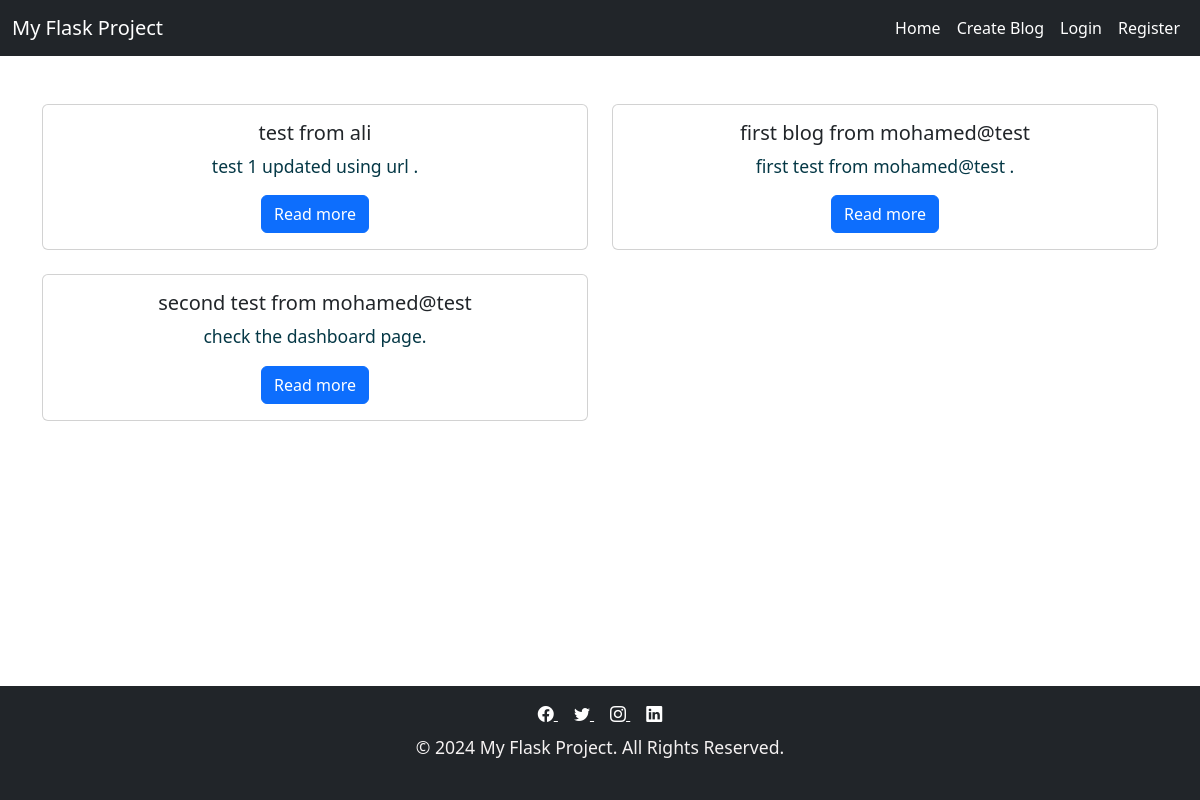
/posts/, run on the app's committed database.
### tables this page shows
CREATE TABLE "posts" (
	"id"	INTEGER,
	"title"	TEXT NOT NULL,
	"body"	TEXT NOT NULL,
	"author_id"	INTEGER,
	"created_at"	TIMESTAMP NOT NULL DEFAULT CURRENT_TIMESTAMP,
	PRIMARY KEY("id" AUTOINCREMENT)
);

### blog.py (the view)
@bp.route('/')
def index():
    connection = get_db()
    try:
        posts = connection.execute('SELECT * FROM posts').fetchall()
    finally:
        connection.close()
    return render_template('index.html', posts=posts, title='HomePage')

### auth.py (called while the page is built)
@bp.before_app_request
def load_logged_in_user():
    user_id = session.get('user_id')
    if user_id is None:
        g.user = None
        g.user_details = None  # No user details if not logged in
    else:
        user = get_db().execute('SELECT * FROM users WHERE id = ?', (user_id,)).fetchone()
        g.user = user['id']  # Store only the user ID in g.user for ID-based operations
        g.user_details = user  # Store the full user details for template access

### blog.py (called while the page is built)
def get_db():
    if 'db' not in g:
        g.db = sqlite3.connect(DATABASE)
        g.db.row_factory = sqlite3.Row  # Return rows as dictionaries for easier access
        g.db.execute('PRAGMA journal_mode=WAL;')  # Enable WAL for concurrent read/writes
    return g.db

### templates/index.html
{% extends "base.html" %}
{% block content %}
<div class="row">
    {% for post in posts %}
    <div class="col-sm-6 mb-4">
        <div class="card h-100 text-center">
            <div class="card-body">
                <h5 class="card-title">{{ post.title }}</h5>
                <p class="card-text">{{ post.body | truncate(50, True) }}.</p>
                <a href="{{url_for('blog.show',post_id=post.id)}}" class="btn btn-primary">Read more</a>
            </div>
        </div>
    </div>
    {% endfor %}
</div>
{% endblock %}

### static/style.css (style rules this page uses)
body { font-family: 'Arial', sans-serif; background-color: #f4f4f9; color: #333; margin: 0; padding: 0; line-height: 1.6; }
h1, h2, h3, h4, h5, h6 { color: #2c3e50; font-weight: 700; margin-top: 1.5rem; margin-bottom: 0.75rem; }
h5 { font-size: 1.25rem; }
p { color: #053846; font-size: 1.1rem; margin-bottom: 1.5rem; }
a { color: #3498db; text-decoration: none; }

### data on the page
posts: title "test from ali", body "test 1 updated using url"
posts: title "first blog from mohamed@test", body "first test from mohamed@test"
posts: title "second test from mohamed@test", body "check the dashboard page"
